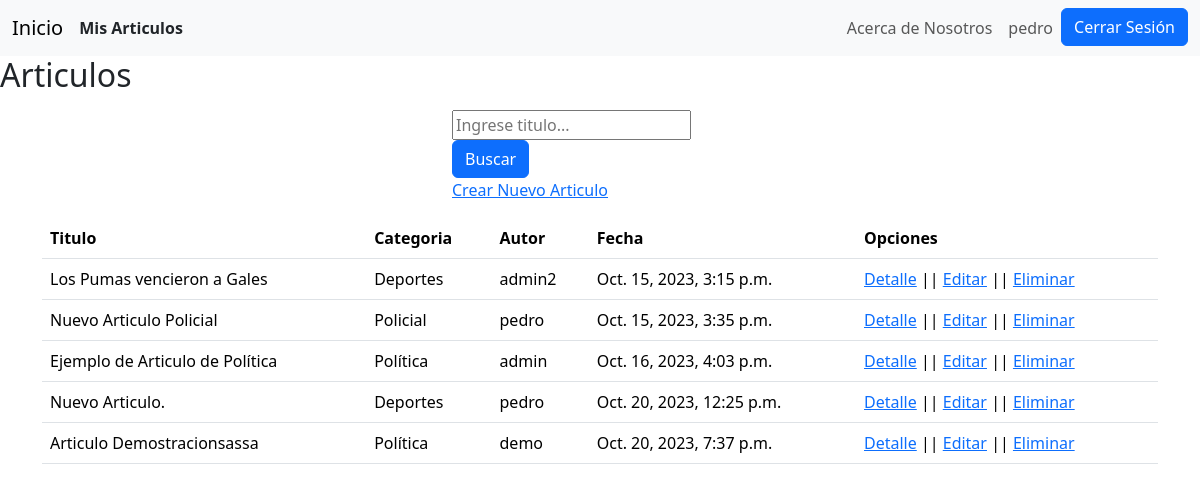
The page /appblog/articulos (signed in) on the database its author committed.
### AppBlog/models.py (models this page shows, shortened)
class Articulo(models.Model):
    categoria = models.ForeignKey(Categoria, blank=True, on_delete=models.CASCADE, null=True)
    autor = models.ForeignKey(User, blank=True, on_delete=models.CASCADE, null=True)
    titulo = models.CharField(max_length=50)
    subtitulo = models.CharField(max_length=50, blank=True, null=True)
    texto = RichTextField()
    imagen = models.ImageField(upload_to='imagenes', null=True, blank=True)
    fecha_publicacion = models.DateTimeField(auto_now_add=True)

class Categoria(models.Model):
    nombre = models.CharField(max_length=50)
    def __str__(self):
        return self.nombre

### AppBlog/views.py (the view)
# urls.py: path('articulos', views.ArticuloListView.as_view(), name="articulos"),
class ArticuloListView(ListView):
    model = Articulo
    context_object_name = 'listado_articulos'
    template_name = "listar_articulos.html"
    def get_queryset(self):
        titulo = self.request.GET.get('titulo', '')
        if titulo:
            articulos = self.model.objects.filter(titulo__icontains=titulo)
        else:
            articulos = self.model.objects.all()
        return articulos

### AppBlog/templates/listar_articulos.html
{% extends 'base.html' %}
{% block contents %}
    <h2>Articulos</h2>
    <div class="container mt-3" style="width: 20rem;">
        <form action="">
            <input type="text" name='titulo' placeholder='Ingrese titulo...'>
            <input class="btn btn-primary" type="submit" value="Buscar" />
        </form>
        <a href="{% url 'crear_articulo' %}">Crear Nuevo Articulo</a>
    </div>
    <div class="container mt-3">
        {% if listado_articulos %}
            <table class="table">
                <thead>
                    <tr>
                        <th scope="col">Titulo</th>
                        <th scope="col">Categoria</th>
                        <th scope="col">Autor</th>
                        <th scope="col">Fecha</th>
                        <th scope="col">Opciones</th>
                    </tr>
                </thead>
                <tbody>
                    {% for articulo in listado_articulos %}
                    <tr>
                        <td>{{ articulo.titulo }}</td>
                        <td>{{ articulo.categoria }}</td>
                        <td>{{ articulo.autor }}</td>
                        <td>{{ articulo.fecha_publicacion }}</td>
                        <td><a href="{% url 'detalle_articulo' articulo.id %}">Detalle</a> || <a href="{% url 'editar_articulo' articulo.id %}">Editar</a> || <a href="{% url 'eliminar_articulo' articulo.id %}">Eliminar</a></td>
                    </tr>
                    {% endfor %}
                </tbody>
            </table>
        {% else %}
            <p>No hay articulos registrados.</p>
        {% endif %}
    </div>
{% endblock %}

### AppBlog/templates/base.html (shortened to what this page needs)
<!DOCTYPE html>
<html lang="en">
<head>
    {% load static %}
    <link href="https://cdn.jsdelivr.net/npm/bootstrap@5.3.2/dist/css/bootstrap.min.css" rel="stylesheet">
    <link rel="stylesheet" type="text/css" href="{% static 'styles.css' %}">
</head>
<body>
    <header>
        <nav class="navbar navbar-expand-lg bg-body-tertiary">
            <div class="container-fluid">
                <a class="navbar-brand" href="{% url 'homepage' %}">Inicio</a>
                {% if request.user.is_authenticated %}
                    <a class="nav-link" href="{% url 'mis_articulos' %}"><b>Mis Articulos</b></a>
                {% endif %}
                <div class="collapse navbar-collapse justify-content-end">
                    <ul class="navbar-nav">
                        <li class="nav-item">
                            <a class="nav-link" href="{% url 'about_us' %}">Acerca de Nosotros</a>
                        </li>
                        {% if request.user.is_authenticated %}
                            <li class="nav-item">
                                <a class="nav-link" href="{% url 'ver_perfil' %}">{{request.user.username}}</a>
                            </li>
                            <li class="nav-item">
                                <a class="btn btn-primary" href="{% url 'logout' %}">Cerrar Sesión</a>
                            </li>
                        {% endif %}
                    </ul>
                </div>
            </div>
        </nav>
    </header>
    {% block contents %}
    {% endblock%}
</body>
</html>

### rows shown on the page
Articulo: titulo "Los Pumas vencieron a Gales", categoria "Deportes", autor "admin2", fecha_publicacion "Oct. 15, 2023, 3:15 p.m."
Articulo: titulo "Nuevo Articulo Policial", categoria "Policial", autor "pedro", fecha_publicacion "Oct. 15, 2023, 3:35 p.m."
Articulo: titulo "Ejemplo de Articulo de Política", categoria "Política", autor "admin", fecha_publicacion "Oct. 16, 2023, 4:03 p.m."
Articulo: titulo "Nuevo Articulo.", categoria "Deportes", autor "pedro", fecha_publicacion "Oct. 20, 2023, 12:25 p.m."
Articulo: titulo "Articulo Demostracionsassa", categoria "Política", autor "demo", fecha_publicacion "Oct. 20, 2023, 7:37 p.m."

### other values the page prints
{{ request.user.username }} "pedro"
